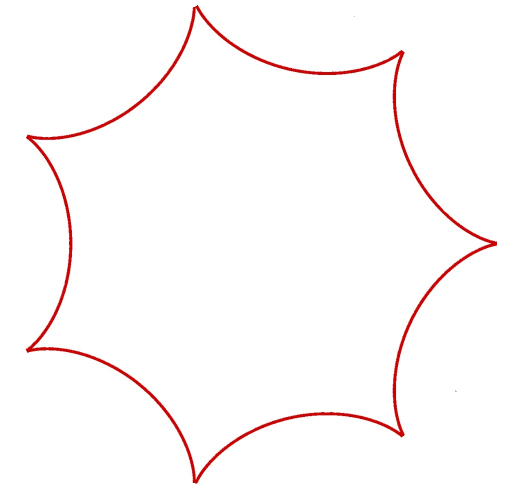
#> input picture hypo.png, 1014 x 979 px (shown at 1/2 size)
$ jupyter execute Monte_carlo_area.ipynb
#> lines starting #> are read from the running program, lines starting #| are printed output that depends on the picture; after the words box and inside, x2 and y2 are one past the last pixel; in counts of white or black regions, pixels touching at a corner belong together
[cell 1]
import numpy as np
import cv2
from matplotlib import pyplot as plt
import random

[cell 2]
img = cv2.imread('hypo.png', 0)
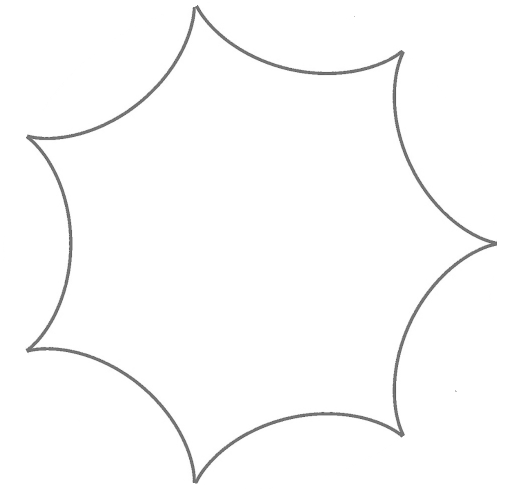
#> img: shape (979, 1014) (shown at 1/2 size); min 1, max 255, mean 251.9
img_colorida = cv2.imread('hypo.png')
#> img_colorida is the input picture: shape (979, 1014, 3); mean B, G, R 249.8, 249.8, 253.7
global height
global width
height, width = img.shape[:2]
#> height = 979; width = 1014
(thresh, blackAndWhiteImage) = cv2.threshold(img, 127, 255, cv2.THRESH_BINARY)
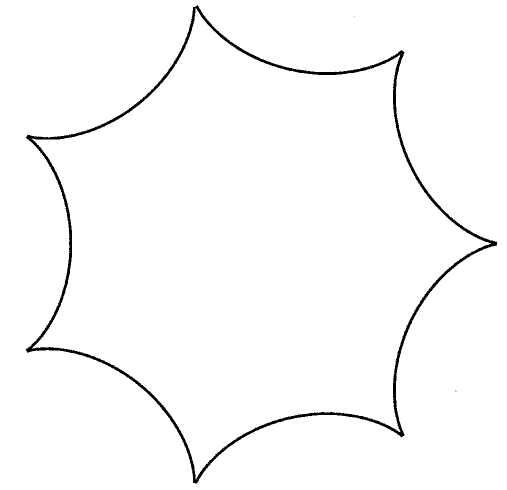
#> blackAndWhiteImage: shape (979, 1014) (shown at 1/2 size); 98.2% white; 3 black regions (2 under 20 px), largest, box (x1, y1, x2, y2) and area: (51, 10, 994, 967) 18311

[cell 3]
ponto = 100
for i in range(575):
    blackAndWhiteImage[random.randint(0,height-1) ,random.randint(0,width-1)]=ponto
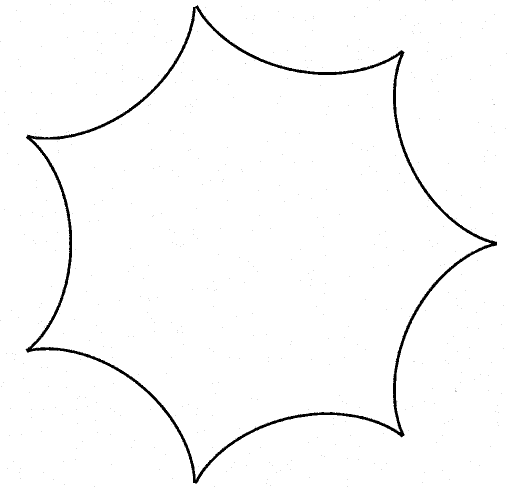
#> blackAndWhiteImage: shape (979, 1014) (shown at 1/2 size); 0.06% of pixels changed, all inside (x1, y1, x2, y2) = (1, 0, 1013, 974)

cv2.imwrite("result.png",blackAndWhiteImage)
#> Out = True

[cell 4]
def baixo(ponto, i, j,dentro):
    for k in range(i, height-1):
        if dentro == False:
            if np.array_equal(new_img[k,j], [100,100,100]) or np.array_equal(new_img[k,j], [255,255,255]):
                img_colorida[k,j]= [255,0,0]
                dentro = False
            else:
                dentro = True
    return dentro

def cima(ponto, i, j,dentro, dentro_cima):
    for k in reversed(range(0, i+1)):
        if dentro:
            if np.array_equal(new_img[k,j], [100,100,100]) or np.array_equal(new_img[k,j], [255,255,255]):
                img_colorida[k,j]=[0,0,255]
                dentro = True
                dentro_cima = True
            else:
                dentro = False
                dentro_cima = False
    return dentro_cima

def lado(ponto, i, j,dentro_cima,d):
    for k in range(j, height):
        if dentro_cima == False:
            if np.array_equal(new_img[i,k], [100,100,100])  or np.array_equal(new_img[i,k], [255,255,255]):
                img_colorida[i,k]=[0,150,0]
                dentro_cima = False
            else:
                d +=1
                dentro_cima = True
    return d

[cell 5]
(thresh, blackAndWhiteImage) = cv2.threshold(img, 127, 255, cv2.THRESH_BINARY)
plt.imshow(blackAndWhiteImage)
plt.xticks([]), plt.yticks([])
plt.show()

[cell 6]
new_img = cv2.imread('result.png')
#> new_img: shape (979, 1014, 3); min 0, max 255, mean 250.2
plt.imshow(new_img)
plt.xticks([]), plt.yticks([])
plt.show()

[cell 7]
d = 0
azul = 0
for i in range(1, height-1):
    for j in range(1, width-1):
        dentro = False
        dentro_cima = True
        if np.array_equal(new_img[i,j], [100,100,100]):
            ponto = (i,j)
            azul +=1
            dentro = baixo(ponto, i, j,dentro)
            dentro_cima = cima(ponto, i, j,dentro, dentro_cima)
            d = lado(ponto, i, j,dentro_cima,d)
#> after the loop, azul = 573


cv2.imwrite("result2.png",img_colorida)
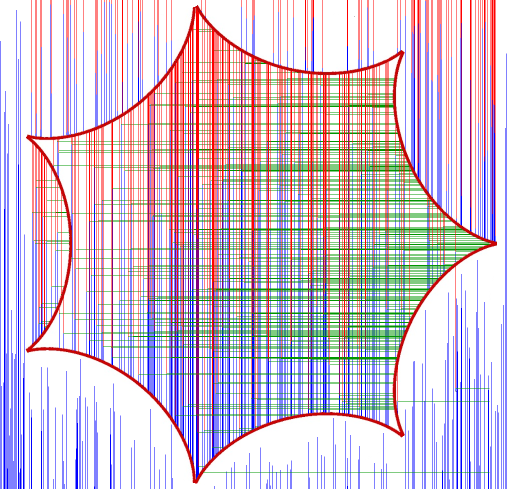
#> saved as result2.png: shape (979, 1014, 3) (shown at 1/2 size); mean B, G, R 209.2, 193.7, 210.6

print(d, azul)
#| 268 573
